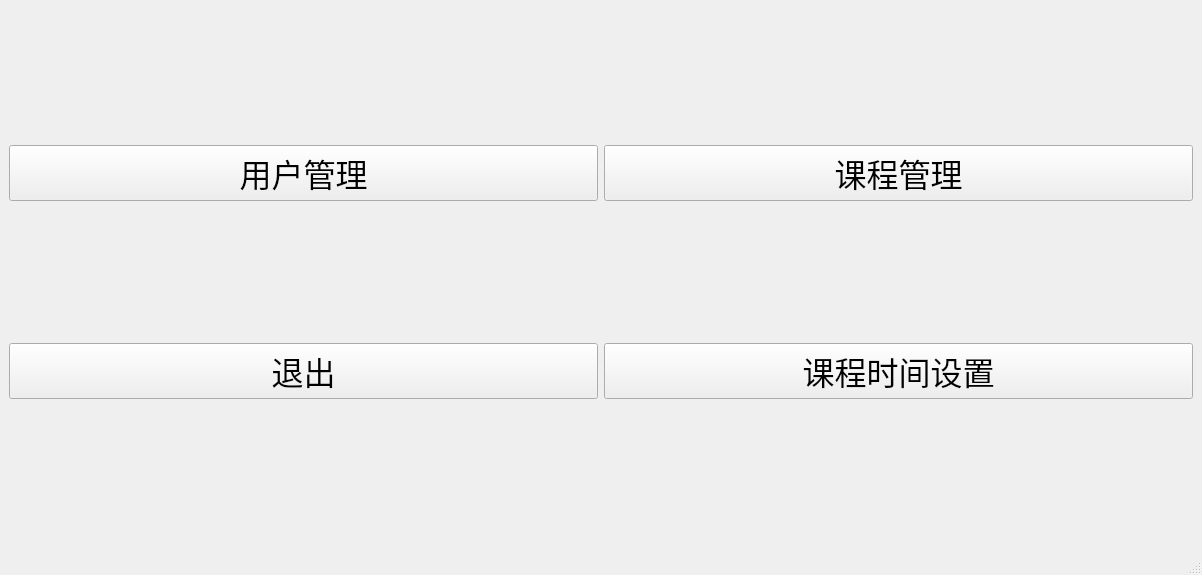
<?xml version="1.0" encoding="UTF-8"?>
<ui version="4.0">
 <class>zgnep_admin</class>
 <widget class="QMainWindow" name="zgnep_admin">
  <property name="geometry">
   <rect>
    <x>0</x>
    <y>0</y>
    <width>1202</width>
    <height>575</height>
   </rect>
  </property>
  <property name="font">
   <font>
    <pointsize>16</pointsize>
   </font>
  </property>
  <property name="windowTitle">
   <string>MainWindow</string>
  </property>
  <widget class="QWidget" name="centralwidget">
   <layout class="QGridLayout" name="gridLayout">
    <item row="0" column="0">
     <widget class="QPushButton" name="btnUserManger">
      <property name="font">
       <font>
        <pointsize>24</pointsize>
       </font>
      </property>
      <property name="text">
       <string>用户管理</string>
      </property>
     </widget>
    </item>
    <item row="0" column="1">
     <widget class="QPushButton" name="btnCourseSetting">
      <property name="font">
       <font>
        <pointsize>24</pointsize>
       </font>
      </property>
      <property name="text">
       <string>课程管理</string>
      </property>
     </widget>
    </item>
    <item row="1" column="0">
     <widget class="QPushButton" name="btnExit">
      <property name="font">
       <font>
        <pointsize>24</pointsize>
       </font>
      </property>
      <property name="text">
       <string>退出</string>
      </property>
     </widget>
    </item>
    <item row="1" column="1">
     <widget class="QPushButton" name="btnRelated">
      <property name="sizePolicy">
       <sizepolicy hsizetype="Preferred" vsizetype="Preferred">
        <horstretch>0</horstretch>
        <verstretch>0</verstretch>
       </sizepolicy>
      </property>
      <property name="font">
       <font>
        <pointsize>24</pointsize>
       </font>
      </property>
      <property name="text">
       <string>课程时间设置</string>
      </property>
     </widget>
    </item>
   </layout>
  </widget>
  <widget class="QMenuBar" name="menubar">
   <property name="geometry">
    <rect>
     <x>0</x>
     <y>0</y>
     <width>1202</width>
     <height>37</height>
    </rect>
   </property>
  </widget>
  <widget class="QStatusBar" name="statusbar"/>
 </widget>
 <resources/>
 <connections/>
</ui>
